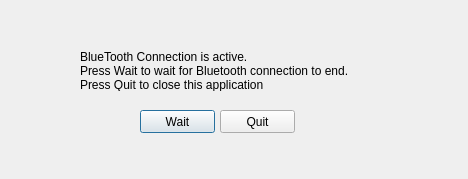
<?xml version="1.0" encoding="UTF-8"?>
<ui version="4.0">
 <class>BlueToothDialog</class>
 <widget class="QDialog" name="BlueToothDialog">
  <property name="windowModality">
   <enum>Qt::NonModal</enum>
  </property>
  <property name="geometry">
   <rect>
    <x>0</x>
    <y>0</y>
    <width>468</width>
    <height>179</height>
   </rect>
  </property>
  <property name="windowTitle">
   <string>BlueTooth</string>
  </property>
  <widget class="QPushButton" name="pushButton_Ok">
   <property name="geometry">
    <rect>
     <x>140</x>
     <y>110</y>
     <width>75</width>
     <height>23</height>
    </rect>
   </property>
   <property name="text">
    <string>Wait</string>
   </property>
  </widget>
  <widget class="QPushButton" name="pushButton_Cancel">
   <property name="geometry">
    <rect>
     <x>220</x>
     <y>110</y>
     <width>75</width>
     <height>23</height>
    </rect>
   </property>
   <property name="text">
    <string>Quit</string>
   </property>
  </widget>
  <widget class="QLabel" name="label">
   <property name="geometry">
    <rect>
     <x>80</x>
     <y>50</y>
     <width>311</width>
     <height>41</height>
    </rect>
   </property>
   <property name="text">
    <string>BlueTooth Connection is active.
Press Wait to wait for Bluetooth connection to end.
Press Quit to close this application</string>
   </property>
  </widget>
 </widget>
 <resources/>
 <connections/>
</ui>
